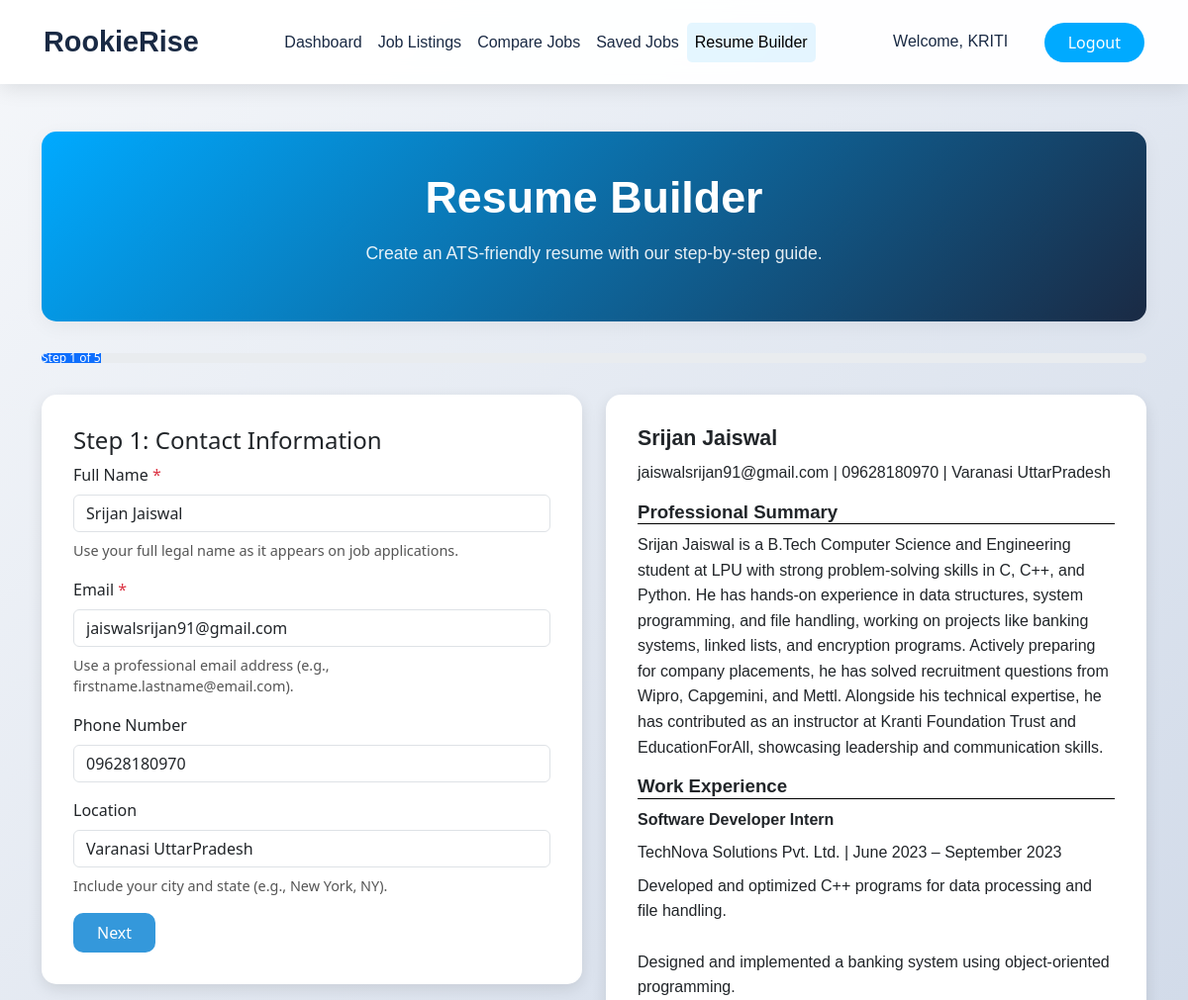
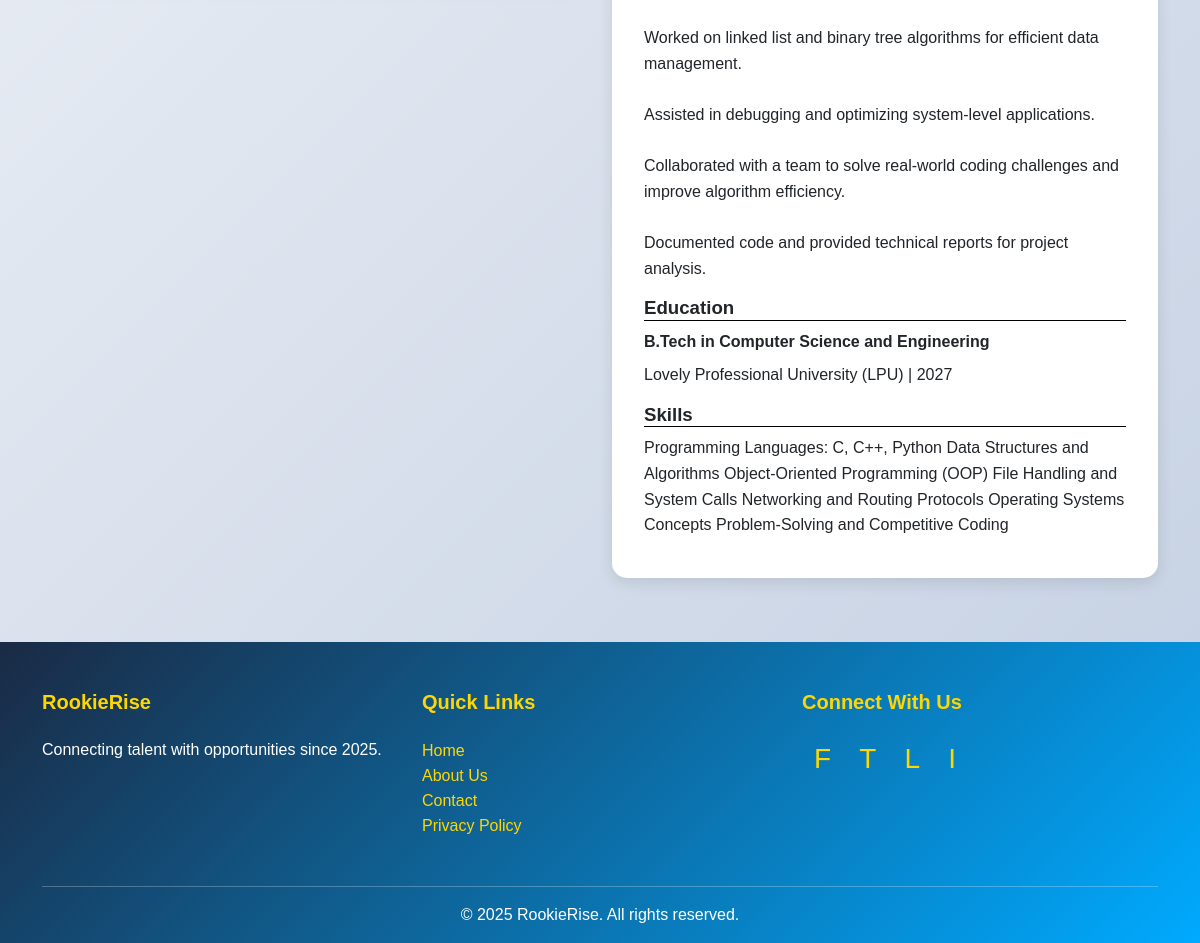
The page /views/resume_builder.php (signed in) on the database its author committed (2 pictures, top to bottom).
### tables this page shows
CREATE TABLE `resumes` (
  `id` int(11) NOT NULL,
  `user_id` int(11) NOT NULL,
  `resume_data` longtext NOT NULL CHECK (json_valid(`resume_data`)),
  `created_at` timestamp NOT NULL DEFAULT current_timestamp(),
  `updated_at` timestamp NOT NULL DEFAULT current_timestamp() ON UPDATE current_timestamp()
);

### views/resume_builder.php (the view, shortened to what this page needs)
<?php
require __DIR__ . '/../includes/db.php';
$user_id = $_SESSION['user_id'];
$user_name = $_SESSION['user_name'] ?? 'Guest';
$resume_data = [];
$stmt = $conn->prepare("SELECT resume_data FROM resumes WHERE user_id = ? ORDER BY updated_at DESC LIMIT 1");
$stmt->bind_param("i", $user_id);
if (!$stmt->execute()) {
    error_log("Execute failed: " . $stmt->error);
    die("Error: Failed to fetch resume data. Please try again later.");
}
$result = $stmt->get_result();
if ($result->num_rows > 0) {
    $row = $result->fetch_assoc();
    $resume_data = json_decode($row['resume_data'], true);
}
    ?>
<!DOCTYPE html>
<html lang="en">
<head>
    <link rel="stylesheet" href="https://cdn.jsdelivr.net/npm/bootstrap@5.3.0/dist/css/bootstrap.min.css"
>
</head>
<body>
    <nav class="navbar navbar-expand-lg" aria-label="Main navigation">
        <div class="container-fluid">
            <a class="navbar-brand" href="../index.php" aria-label="RookieRise Home">RookieRise</a>
            <div class="collapse navbar-collapse" id="navbarNav">
                <ul class="navbar-nav mx-auto">
                    <li class="nav-item">
                        <a class="nav-link" href="dashboard.php">Dashboard</a>
                    </li>
                    <li class="nav-item">
                        <a class="nav-link" href="../applications/job_listings.php">Job Listings</a>
                    </li>
                    <li class="nav-item">
                        <a class="nav-link" href="../applications/compare_jobs.php"
                           aria-label="Compare Jobs">Compare Jobs</a>
                    </li>
                    <li class="nav-item">
                        <a class="nav-link" href="../applications/saved_jobs.php"
                           aria-label="View Saved Jobs">Saved Jobs</a>
                    </li>
                    <li class="nav-item">
                        <a class="nav-link active" aria-current="page" href="resume_builder.php">Resume Builder</a>
                    </li>
                </ul>
                <div class="navbar-actions">
                    <span class="navbar-text me-3" aria-live="polite">
                        Welcome, <?php echo htmlspecialchars($user_name); ?>
                    </span>
                    <a href="../auth/logout.php" class="btn btn-nav-primary"
                       aria-label="Logout">Logout</a>
                </div>
            </div>
        </div>
    </nav>
    <main class="container mt-5" role="main">
        <section class="welcome-section" aria-labelledby="resume-builder-heading">
            <h2 class="mb-3" id="resume-builder-heading">Resume Builder</h2>
            <p class="lead">Create an ATS-friendly resume with our step-by-step guide.</p>
        </section>
        <section aria-labelledby="resume-form-heading">
            <div class="progress">
                <div class="progress-bar" role="progressbar" style="width: 20%;"
                     aria-valuenow="20" aria-valuemin="0" aria-valuemax="100">Step 1 of 5</div>
            </div>
            <div class="row">
                <div class="col-md-6">
                    <div class="resume-form">
                        <form method="POST" action="resume_builder.php" id="resume-form">
                            <div class="wizard-step active" data-step="1">
                                <h4>Step 1: Contact Information</h4>
                                <div class="mb-3">
                                    <label for="contact_name" class="form-label">Full Name <span class="text-danger">*</span></label>
                                    <input type="text" name="contact_name" id="contact_name" class="form-control" required
                                           value="<?php echo htmlspecialchars($resume_data['contact_info']['name'] ?? ''); ?>">
                                    <div class="ats-tip">Use your full legal name as it appears on job applications.</div>
                                </div>
                                <div class="mb-3">
                                    <label for="contact_email" class="form-label">Email <span class="text-danger">*</span></label>
                                    <input type="email" name="contact_email" id="contact_email" class="form-control" required
                                           value="<?php echo htmlspecialchars($resume_data['contact_info']['email'] ?? ''); ?>">
                                    <div class="ats-tip">Use a professional email address (e.g., firstname.lastname@email.com).</div>
                                </div>
                                <div class="mb-3">
                                    <label for="contact_phone" class="form-label">Phone Number</label>
                                    <input type="tel" name="contact_phone" id="contact_phone" class="form-control"
                                           value="<?php echo htmlspecialchars($resume_data['contact_info']['phone'] ?? ''); ?>">
                                </div>
                                <div class="mb-3">
                                    <label for="contact_location" class="form-label">Location</label>
                                    <input type="text" name="contact_location" id="contact_location" class="form-control"
                                           value="<?php echo htmlspecialchars($resume_data['contact_info']['location'] ?? ''); ?>">
                                    <div class="ats-tip">Include your city and state (e.g., New York, NY).</div>
                                </div>
                                <button type="button" class="btn btn-primary next-step">Next</button>
                            </div>
                        </form>
                    </div>
                </div>
                <div class="col-md-6">
                    <div class="resume-preview" id="resume-preview">
                        <h1 id="preview-name"><?php echo htmlspecialchars($resume_data['contact_info']['name'] ?? 'Your Name'); ?></h1>
                        <p id="preview-contact">
                            <?php
                            $contact_parts = array_filter([
                                $resume_data['contact_info']['email'] ?? '',
                                $resume_data['contact_info']['phone'] ?? '',
                                $resume_data['contact_info']['location'] ?? ''
                            ]);
                            echo htmlspecialchars(implode(' | ', $contact_parts)) ?: 'Email | Phone | City, State';
                            ?>
                        </p>
                        <?php if (!empty($resume_data['summary'])): ?>
                            <h2>Professional Summary</h2>
                            <p id="preview-summary"><?php echo nl2br(htmlspecialchars($resume_data['summary'])); ?></p>
                        <?php endif; ?>
                        <h2>Work Experience</h2>
                        <div id="preview-experience">
                            <?php if (!empty($resume_data['experience'])): ?>
                                <?php foreach ($resume_data['experience'] as $exp): ?>
                                    <p><strong><?php echo htmlspecialchars($exp['job_title']); ?></strong></p>
                                    <p><?php echo htmlspecialchars($exp['company']); ?><?php echo $exp['dates'] ? ' | ' . htmlspecialchars($exp['dates']) : ''; ?></p>
                                    <p><?php echo nl2br(htmlspecialchars($exp['responsibilities'])); ?></p>
                                <?php endforeach; ?>
                            <?php else: ?>
                                <p>Add your work experience here.</p>
                            <?php endif; ?>
                        </div>
                        <h2>Education</h2>
                        <div id="preview-education">
                            <?php if (!empty($resume_data['education'])): ?>
                                <?php foreach ($resume_data['education'] as $edu): ?>
                                    <p><strong><?php echo htmlspecialchars($edu['degree']); ?></strong></p>
                                    <p><?php echo htmlspecialchars($edu['institution']); ?><?php echo $edu['graduation_year'] ? ' | ' . htmlspecialchars($edu['graduation_year']) : ''; ?></p>
                                <?php endforeach; ?>
                            <?php else: ?>
                                <p>Add your education here.</p>
                            <?php endif; ?>
                        </div>
                        <?php if (!empty($resume_data['skills'])): ?>
                            <h2>Skills</h2>
                            <div id="preview-skills">
                                <p><?php echo htmlspecialchars(implode(', ', $resume_data['skills'])); ?></p>
                            </div>
                        <?php endif; ?>
                    </div>
                </div>
            </div>
        </section>
    </main>
    <footer role="contentinfo">
        <div class="container">
            <div class="row">
                <div class="col-md-4 mb-3">
                    <h5>RookieRise</h5>
                    <p>Connecting talent with opportunities since 2025.</p>
                </div>
                <div class="col-md-4 mb-3">
                    <h5>Quick Links</h5>
                    <ul class="list-unstyled">
                        <li><a href="dashboard.php">Home</a></li>
                        <li><a href="#">About Us</a></li>
                        <li><a href="#">Contact</a></li>
                        <li><a href="#">Privacy Policy</a></li>
                    </ul>
                </div>
                <div class="col-md-4 mb-3">
                    <h5>Connect With Us</h5>
                    <div class="social-icons">
                        <a href="https://facebook.com" target="_blank"
                           aria-label="Follow us on Facebook" title="Facebook">
                        </a>
                        <a href="https://twitter.com" target="_blank"
                           aria-label="Follow us on Twitter" title="Twitter">
                        </a>
                        <a href="https://linkedin.com" target="_blank"
                           aria-label="Connect with us on LinkedIn" title="LinkedIn">
                        </a>
                        <a href="https://instagram.com" target="_blank"
                           aria-label="Follow us on Instagram" title="Instagram">
                        </a>
                    </div>
                </div>
            </div>
            <hr style="border-color: rgba(255,255,255,0.2);">
            <div class="text-center">
                <p class="mb-0">© <?php echo date('Y'); ?> RookieRise. All rights reserved.</p>
            </div>
        </div>
    </footer>
</body>
</html>

### views/resume_builder.php (style rules this page uses)
body { background: linear-gradient(135deg, #f5f7fa 0%, #c3cfe2 100%); min-height: 100vh; font-family: 'Segoe UI', sans-serif; display: flex; flex-direction: column; }
main { flex: 1 0 auto; }
.navbar { background: rgba(255, 255, 255, 0.95); backdrop-filter: blur(10px); box-shadow: 0 4px 20px rgba(0,0,0,0.1); padding: 1rem 2rem; position: sticky; top: 0; z-index: 1000; }
.navbar-brand { font-family: 'Poppins', sans-serif; font-weight: 700; font-size: 1.8rem; color: #1a2a44; transition: color 0.3s ease; }
.nav-link { font-family: 'Poppins', sans-serif; color: #1a2a44; font-weight: 500; padding: 0.5rem 1rem; transition: all 0.3s ease; }
.nav-link:hover, .nav-link.active { color: #00aaff; background: rgba(0, 170, 255, 0.1); border-radius: 5px; }
.btn-nav-primary { background: #00aaff; color: white; border: none; border-radius: 25px; padding: 0.5rem 1.5rem; transition: all 0.3s ease; }
.navbar-text { font-family: 'Poppins', sans-serif; color: #1a2a44; font-weight: 500; padding: 0.5rem 1rem; }
.welcome-section { background: linear-gradient(135deg, #00aaff 0%, #1a2a44 100%); color: white; border-radius: 15px; padding: 2.5rem; margin-bottom: 2rem; text-align: center; box-shadow: 0 5px 20px rgba(0,0,0,0.05); }
.welcome-section h2 { font-family: 'Poppins', sans-serif; font-size: 2.8rem; font-weight: 700; margin-bottom: 0.5rem; }
.welcome-section p { font-family: 'Poppins', sans-serif; font-size: 1.1rem; opacity: 0.9; }
.wizard-step { display: none; }
.wizard-step.active { display: block; }
.resume-form, .resume-preview { background: #fff; padding: 2rem; border-radius: 15px; box-shadow: 0 5px 15px rgba(0,0,0,0.1); margin-bottom: 2rem; }
.resume-preview { font-family: Arial, sans-serif; font-size: 12pt; line-height: 1.6; }
.resume-preview h1 { font-size: 16pt; font-weight: bold; margin-bottom: 0.5rem; }
.resume-preview h2 { font-size: 14pt; font-weight: bold; margin-top: 1rem; margin-bottom: 0.5rem; border-bottom: 1px solid #000; }
.resume-preview p { margin-bottom: 0.5rem; }
.btn-primary { background: #3498db; border: none; border-radius: 10px; padding: 0.5rem 1.5rem; }
.ats-tip { font-size: 0.9rem; color: #555; margin-top: 0.5rem; }
.progress { height: 10px; margin-bottom: 2rem; }
footer { background: linear-gradient(135deg, #1a2a44 0%, #00aaff 100%); color: white; padding: 3rem 0 1rem; margin-top: 2rem; flex-shrink: 0; }
footer h5 { font-family: 'Poppins', sans-serif; color: #ffd700; font-weight: 600; margin-bottom: 1.5rem; }
footer p, footer a { font-family: 'Poppins', sans-serif; }
footer a { color: #ffd700; text-decoration: none; transition: color 0.3s ease; }
.social-icons a { display: inline-block; margin: 0 0.75rem; transition: all 0.3s ease; }

### rows shown on the page
resumes: contact_name "Srijan Jaiswal", contact_email "jaiswalsrijan91@gmail.com", contact_phone "09628180970", contact_location "Varanasi UttarPradesh", resume_data "Srijan Jaiswal", resume_data "jaiswalsrijan91@gmail.com | 09628180970 | Varanasi UttarPradesh", resume_data "Srijan Jaiswal is a B.Tech Computer Science and Engineering student at LPU with strong problem-solving skills in C, C++, and Python. He has hands-on experience in data structures, system programming, and file handling, working on projects like banking systems, linked lists, and encryption programs. Actively preparing for company placements, he has solved recruitment questions from Wipro, Capgemini, and Mettl. Alongside his technical expertise, he has contributed as an instructor at Kranti Foundation Trust and EducationForAll, showcasing leadership and communication skills.", resume_data "Programming Languages: C, C++, Python Data Structures and Algorithms Object-Oriented Programming (OOP) File Handling and System Calls Networking and Routing Protocols Operating Systems Concepts Problem-Solving and Competitive Coding"

### other values the page prints
$user_name "KRITI"
$exp['job_title'] "Software Developer Intern"
$exp['company'] "TechNova Solutions Pvt. Ltd."
$exp['dates'] "June 2023 – September 2023"
$edu['degree'] "B.Tech in Computer Science and Engineering"
$edu['institution'] "Lovely Professional University (LPU)"
$edu['graduation_year'] "2027"
